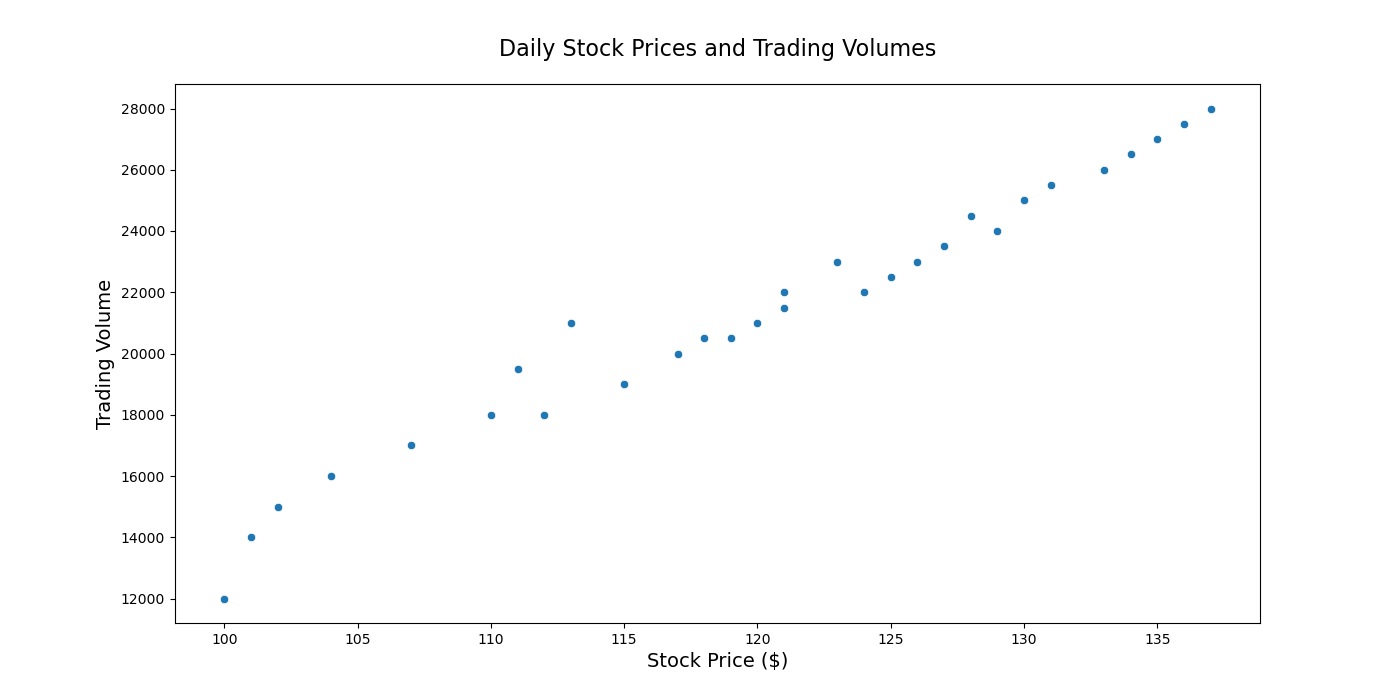

Source code (Python):

import seaborn as sns
import pandas as pd
import matplotlib.pyplot as plt

# Data
data = {
    'Day': [1, 2, 3, 4, 5, 6, 7, 8, 9, 10, 11, 12, 13, 14, 15,
            16, 17, 18, 19, 20, 21, 22, 23, 24, 25, 26, 27, 28, 29, 30],
    'StockPrice': [100, 102, 104, 101, 107, 110, 115, 117, 113, 111,
                   112, 118, 121, 125, 123, 120, 119, 121, 124, 126,
                   129, 130, 128, 127, 131, 133, 135, 136, 134, 137],
    'Volume': [12000, 15000, 16000, 14000, 17000, 18000, 19000, 20000,
               21000, 19500, 18000, 20500, 22000, 22500, 23000, 21000,
               20500, 21500, 22000, 23000, 24000, 25000, 24500, 23500,
               25500, 26000, 27000, 27500, 26500, 28000]
}

df = pd.DataFrame(data)

# Plot
plt.figure(figsize=(14, 7))
scatterplot = sns.scatterplot(x='StockPrice', y='Volume',
                              data=df, palette=['#1f77b4', '#ff7f0e'])

scatterplot.set_title('Daily Stock Prices and Trading Volumes', fontsize=16, pad=20)
scatterplot.set_xlabel('Stock Price ($)', fontsize=14)
scatterplot.set_ylabel('Trading Volume', fontsize=14)

plt.show()
